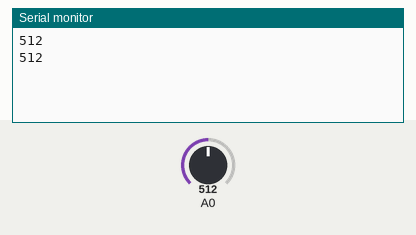
Simulated run of this sketch. Board: Arduino Uno, built with avr-gcc and run on an emulated ATmega328P. Shown: the last lines printed to the serial monitor. The inputs (shaded band) are chosen by the test bench; at power-on: A0 = 512.

Above: at 1.8 s.
1.9 s: A0 set to 716
At 2.8 s:
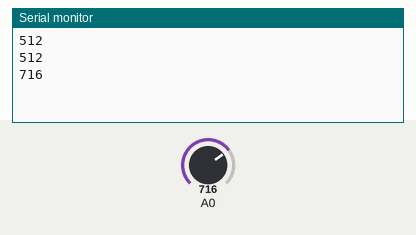
3.4 s: A0 set to 900
At 4.8 s:
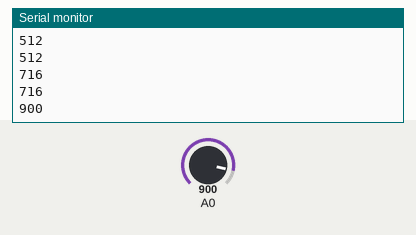
Timing chart, 0 to 6.4 s (numbered marks = the images above; inputs shaded):
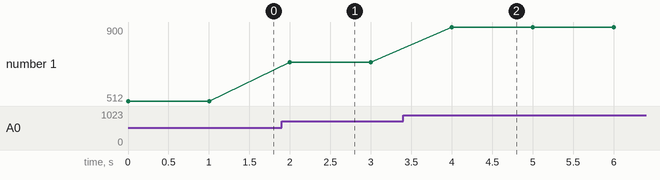

The sketch:

rubber_stretch.ino
```cpp
void setup()
{
 Serial.begin(9600);
}
void loop()
{
 int rubberVal = analogRead(A0);
 Serial.println(rubberVal);
 delay(1000);
}
```

Measured:
- after the input at 1.9 s, the serial monitor: prints a new line after 0.10 s (image 1)
- after the input at 3.4 s, the serial monitor: prints a new line after 0.60 s (image 2)
- plotted number 1: 512 → 716 after the input at 1.9 s, 716 → 900 after the input at 3.4 s
